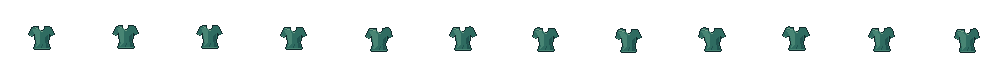
#> input picture assets/embervale/custom-character-pilot/revisions/tunic-fit-v2/source/tunic-raw.png, 1008 x 84 px
$ python build_preview.py
#> lines starting #> are read from the running program, lines starting #| are printed output that depends on the picture
"""Assemble retained PixelLab garment pixels, exports and review evidence.
Does not redraw body poses or paint garment artwork.
"""
from pathlib import Path
from PIL import Image,ImageDraw,ImageFont
import numpy as np, json,base64,re,hashlib
BASE=Path(__file__).resolve().parents[2]
OUT=Path(__file__).resolve().parent
raw=Image.open(OUT/'source/tunic-raw.png').convert('RGBA')
#> raw is the input picture: PIL image 1008x84 RGBA; mean R, G, B, A 2.9, 6.2, 5.6, 16.1
assert raw.size==(1008,84)
shirt=[];dressed=[];old=[];body=[];pants=[]
for i in range(12):
    f=raw.crop((84*i,0,84*(i+1),84));b=f.getbbox()
    assert b and min(b[:2])>=2 and max(b[2:])<=82
    shirt.append(f.crop((2,2,82,82)))
#> this loop made 12 passes
#> b on passes 1 to 12: (28, 26, 55, 50), (28, 25, 55, 49), (28, 25, 55, 49), (28, 27, 55, 50), (29, 27, 57, 52), (29, 26, 57, 51), (28, 27, 55, 52), (27, 28, 54, 53), (26, 27, 54, 52), (26, 26, 54, 51), (28, 27, 55, 52), (30, 28, 56, 53)
#> pass 1, `f = raw.crop((84 * i, 0, 84 * (i + 1), 84))`:
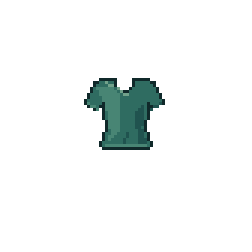
#> f: PIL image 84x84 RGBA (shown 3 times larger); mean R, G, B, A 2.9, 6.1, 5.5, 15.8; transparent parts drawn white
#> pass 2, `f = raw.crop((84 * i, 0, 84 * (i + 1), 84))`:
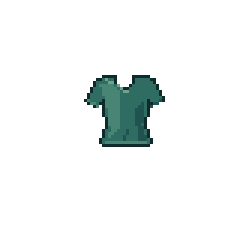
#> f: PIL image 84x84 RGBA (shown 3 times larger); mean R, G, B, A 2.8, 6, 5.5, 15.6; transparent parts drawn white
#> after the loop:
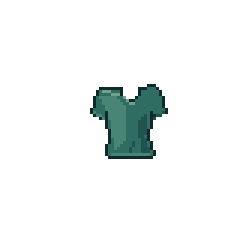
#> f: PIL image 84x84 RGBA (shown 3 times larger); mean R, G, B, A 2.9, 6.2, 5.6, 15.9; transparent parts drawn white
#> after the loop, shirt = 12 items
for filename,frames in [('body-south.png',body),('trousers-south.png',pants),('dressed-south.png',old)]:
    im=Image.open(BASE/'v1/layers'/filename).convert('RGBA')
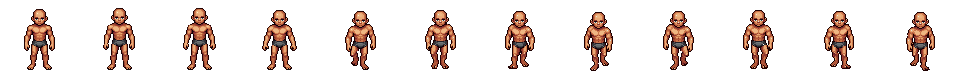
#> input picture assets/embervale/custom-character-pilot/v1/layers/body-south.png, 960 x 80 px
#> im is the input picture: PIL image 960x80 RGBA; mean R, G, B, A 23.9, 13.7, 9.9, 43.4
#> (the run stopped early here; a loop or call above may not have finished)
